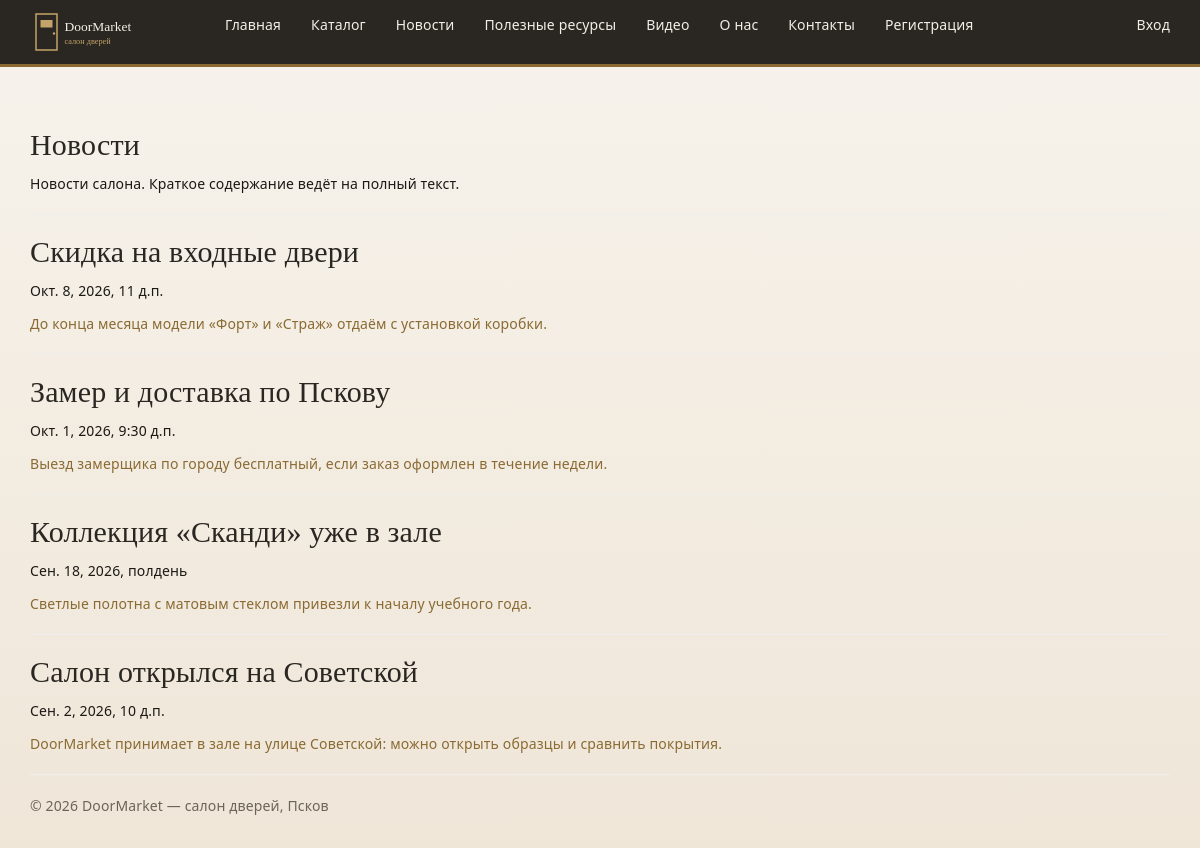
Screenshot of /blog/ with the database file from the repository.
### app/models.py (models this page shows, shortened)
class Blog(models.Model):
    title = models.CharField(max_length=100, unique_for_date="posted", verbose_name="Заголовок")
    description = models.TextField(verbose_name="Краткое содержание")
    content = models.TextField(verbose_name="Полное содержание")
    posted = models.DateTimeField(default=datetime.now, db_index=True, verbose_name="Опубликована")
    image = models.FileField(upload_to='posts', default='temp.jpg', verbose_name="Путь к картинке")
    author = models.ForeignKey(User, null=True, blank=True, on_delete=models.SET_NULL, verbose_name="Автор")
    class Meta:
        db_table = "Posts"
        ordering = ["-posted"]
        verbose_name = "статья блога"
        verbose_name_plural = "статьи блога"

### app/views.py (the view)
# urls.py: path('blog/', views.blog, name='blog'),
def blog(request):
    assert isinstance(request, HttpRequest)
    posts = Blog.objects.order_by('-posted')
    return render(
        request,
        'app/blog.html',
        {
            'title': 'Новости',
            'posts': posts,
            'year': _year(),
        }
    )

### app/views.py (called while the page is built)
def _year():
    return datetime.now().year

### app/templates/app/blog.html (shortened to what this page needs)
{% extends "app/layout.html" %}
{% block content %}
<h2>{{ title }}</h2>
<p>Новости салона. Краткое содержание ведёт на полный текст.</p>
{% for post in posts %}
<hr />
<div class="blogstyle">
    <h2>{{ post.title }}</h2>
    <p>{{ post.posted }}</p>
</div>
<p><a href="{% url 'blogpost' parametr=post.id %}">{{ post.description }}</a></p>
{% empty %}
<p>Статей пока нет.</p>
{% endfor %}
{% endblock %}

### app/static/app/content/site.css (style rules this page uses)
body { padding-top: 110px; padding-bottom: 20px; }
body { color: #1c1915; background-color: #f3eee6; background-image: linear-gradient(180deg, #f7f3ec 0%, #efe6d8 100%); font-family: "Segoe UI", Georgia, "Times New Roman", serif; letter-spacing: 0.01em; line-height: 1.5; text-align: left; }
h1, h2, h3 { color: #2a2622; font-family: Georgia, "Times New Roman", serif; margin-top: 18px; margin-bottom: 12px; }
p { margin: 0 0 12px; }
a { color: #8a6a32; text-decoration: none; }

### rows the page displays
Blog: title "Скидка на входные двери", posted "Окт. 8, 2026, 11 д.п.", description "До конца месяца модели «Форт» и «Страж» отдаём с установкой коробки."
Blog: title "Замер и доставка по Пскову", posted "Окт. 1, 2026, 9:30 д.п.", description "Выезд замерщика по городу бесплатный, если заказ оформлен в течение недели."
Blog: title "Коллекция «Сканди» уже в зале", posted "Сен. 18, 2026, полдень", description "Светлые полотна с матовым стеклом привезли к началу учебного года."
Blog: title "Салон открылся на Советской", posted "Сен. 2, 2026, 10 д.п.", description "DoorMarket принимает в зале на улице Советской: можно открыть образцы и сравнить покрытия."

### other values shown
{{ title }} "Новости"
{{ year }} "2026"
